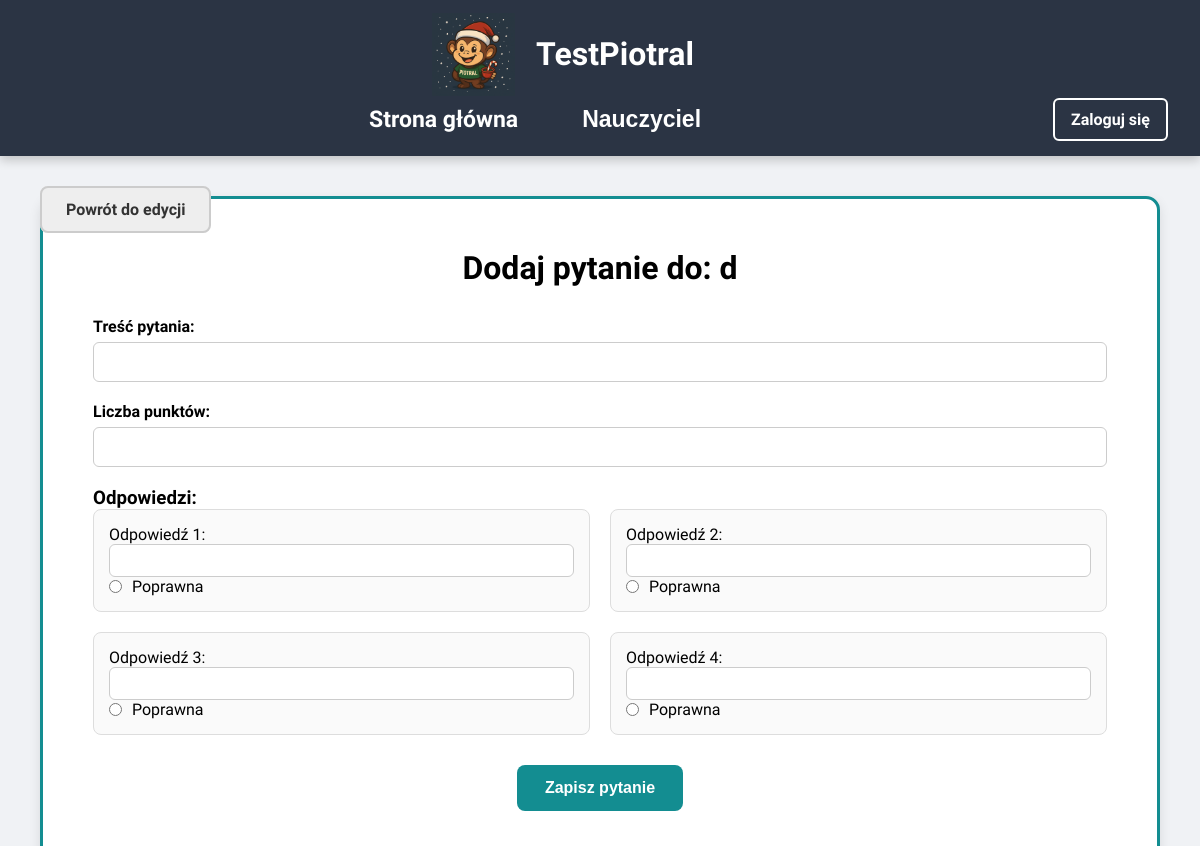
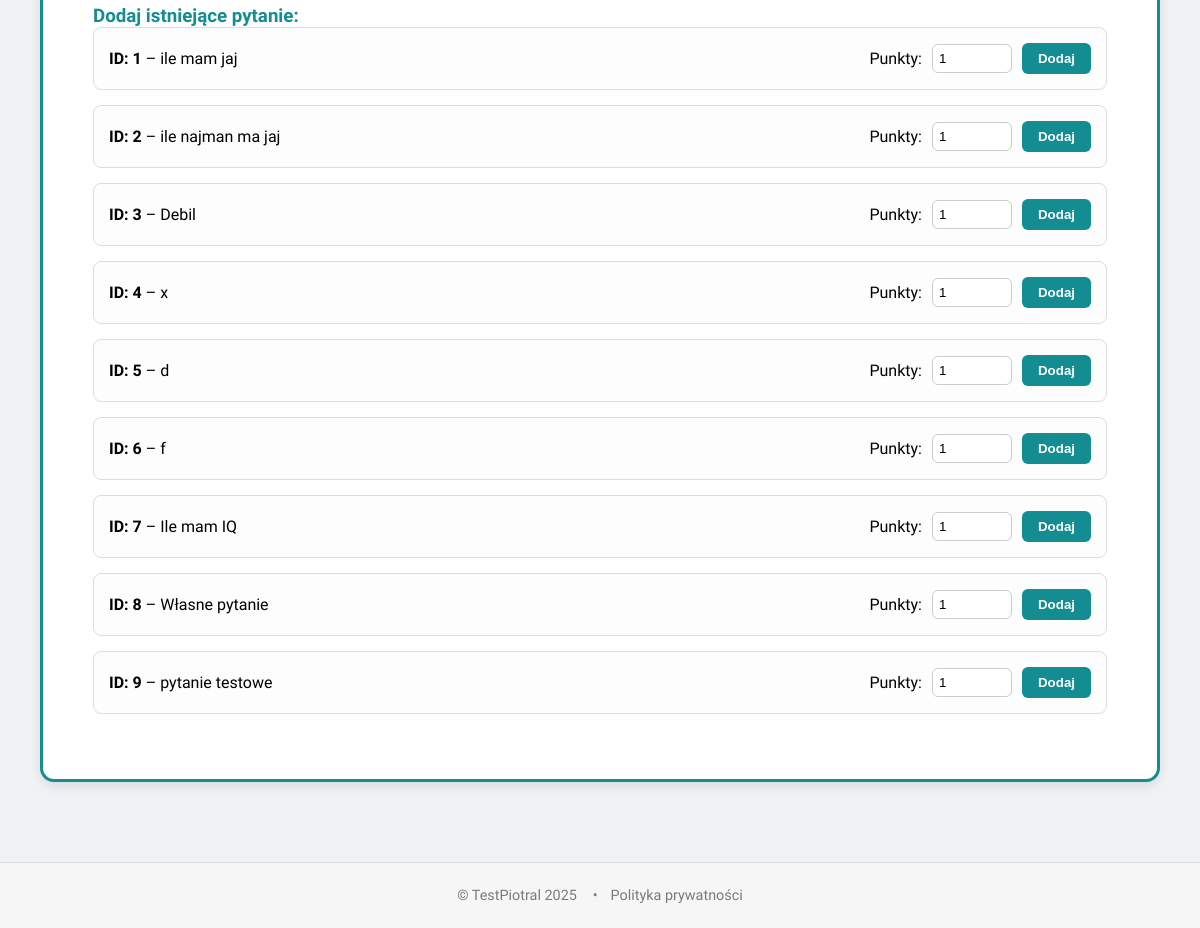
The app's page /teacher/tests/2/add_question with its own data (2 pictures, top to bottom).
### models.py (models this page shows, shortened)
class Test(db.Model):
    __tablename__ = 'tests'
    id = db.Column(db.Integer, primary_key=True, autoincrement=True)
    title = db.Column(db.String(100), nullable=False)
    description = db.Column(db.String, nullable=False)
    teacher_id = db.Column(db.Integer, db.ForeignKey('user_info.id'), nullable=False)
    teacher = db.relationship('UserInfo', backref='tests')
    subject_id = db.Column(db.Integer, db.ForeignKey('subjects.id'), nullable=False)
    subject = db.relationship('Subject', backref='tests')
    groups = db.relationship('Group', secondary='test_groups', backref='tests')

class Question(db.Model):
    __tablename__ = 'questions'
    id = db.Column(db.Integer, primary_key=True)
    text = db.Column(db.String, nullable=False)

### app.py (the view, shortened to what this page needs)
@app.route('/teacher/tests/<int:test_id>/add_question', methods=['GET', 'POST'])
def add_question_to_test(test_id):
    test = Test.query.get_or_404(test_id)
    existing_questions = Question.query.all()
    return render_template('add_question.html', test=test, existing_questions=existing_questions)

### templates/add_question.html (shortened to what this page needs)
{% extends "base.html" %}
{% set page_class = "teacher-page" %}
{% block head %}
  <link rel="stylesheet" href="{{ url_for('static', filename='css/teacher.css') }}">
  <link rel="stylesheet" href="{{ url_for('static', filename='css/style.css') }}">
{% endblock %}
{% block body %}
<div class="page-container">
  {% include "components/navbar.html" %}
  <div class="return-btn-wrapper">
    <a href="{{ url_for('edit_test', test_id=test.id) }}" class="back-btn">Powrót do edycji</a>
  </div>
  <div class="main-layout">
    <div class="panel">
      <h2>Dodaj pytanie do: {{ test.title }}</h2>
      <form method="post">
        <div class="form-group">
          <label>Treść pytania:</label>
          <input type="text" name="question_text" required>
        </div>
        <div class="form-group">
          <label>Liczba punktów:</label>
          <input type="number" name="points" min="1" required>
        </div>
        <h3>Odpowiedzi:</h3>
        <div class="answers-grid">
          {% for i in range(1,5) %}
          <div class="answer-card">
            <label>Odpowiedź {{ i }}:</label>
            <input type="text" name="answer_{{ i }}" style="width:100%;padding:8px;border:1px solid #ccc;border-radius:6px;">
            <label>
              <input type="radio" name="is_correct" value="{{ i }}"> Poprawna
            </label>
          </div>
          {% endfor %}
        </div>
        <div style="text-align:center;">
          <button type="submit" class="btn-submit">Zapisz pytanie</button>
        </div>
      </form>
      <div class="existing-section">
        <h3>Dodaj istniejące pytanie:</h3>
        {% for q in existing_questions %}
        <div class="existing-card">
          <div>
            <strong>ID: {{ q.id }}</strong> – {{ q.text }}
          </div>
          <form method="post">
            <label>Punkty:</label>
            <input type="number" name="points" value="1" min="1" required>
            <button type="submit">Dodaj</button>
          </form>
        </div>
        {% endfor %}
      </div>
    </div>
  </div>
</div>
<footer class="footer">
  <div class="footer-container">
    <p>© TestPiotral 2025</p>
    <ul class="footer-links"><li>•</li><li><a href="#">Polityka prywatności</a></li></ul>
  </div>
</footer>
{% endblock %}

### static/css/style.css (style rules this page uses)
* { margin: 0; padding: 0; box-sizing: border-box; }
.footer { background-color: #f6f6f6; padding: 1.5rem 2rem; font-size: 0.9rem; color: #7a7a7a; border-top: 1px solid #ddd; }
.footer-container { display: flex; justify-content: center; align-items: center; flex-wrap: wrap; gap: 1rem; }
.footer-links { display: flex; list-style: none; gap: 0.8rem; margin: 0; padding: 0; }
.footer-links a { text-decoration: none; color: #7a7a7a; transition: color 0.2s ease; }
body:not(.auth-page) { padding-top: 100px; }

### static/css/teacher.css (style rules this page uses)
* { margin: 0; padding: 0; box-sizing: border-box; }
.footer { background-color: #2b3444; color: white; text-align: center; padding: 1.5rem 1rem; width: 100%; font-size: 0.9rem; }
.footer-container { display: flex; justify-content: center; align-items: center; flex-wrap: wrap; gap: 1rem; }
.footer-links { display: flex; list-style: none; gap: 0.8rem; margin: 0; padding: 0; }
.footer-links a { text-decoration: none; color: #7a7a7a; transition: color 0.2s ease; }

### templates/base.html (style rules this page uses)
body { font-family: 'Segoe UI', Tahoma, Geneva, Verdana, sans-serif; margin: 0; padding: 0; box-sizing: border-box; background-color: #f5f7fa; }

### templates/add_question.html (style rules this page uses)
html, body { margin:0; padding:0; height:100%; }
.page-container { display:flex; flex-direction:column; min-height:100vh; background:#f0f2f5; position:relative; }
.return-btn-wrapper { position:absolute; top:100px; left:40px; z-index:10; }
.back-btn { background:#eeeeee; color:#333; padding:12px 24px; border-radius:8px; font-weight:bold; text-decoration:none; border:2px solid #ccc; transition:transform .2s, background .2s; }
.main-layout { flex:1; display:flex; justify-content:center; padding:6rem 40px 80px; }
.panel { width:100%; max-width:1200px; background:white; border:3px solid #138d91; border-radius:14px; box-shadow:0 4px 12px rgba(0,0,0,0.1); padding:50px; box-sizing:border-box; }
.panel h2 { font-size:32px; color:#000; text-align:center; margin-bottom:30px; font-weight:700; }
.form-group { margin-bottom:20px; }
.form-group label { display:block; font-weight:600; margin-bottom:6px; }
.form-group input[type="text"], .form-group input[type="number"], .form-group select { width:100%; padding:10px; font-size:16px; border:1px solid #ccc; border-radius:6px; box-sizing:border-box; }
.answers-grid { display:grid; grid-template-columns: repeat(2, 1fr); gap:20px; margin-bottom:30px; }
.answer-card { padding:15px; border:1px solid #ddd; border-radius:8px; background:#fafafa; transition:box-shadow .2s; }
.answer-card label { font-weight:500; display:flex; align-items:center; gap:10px; }
.btn-submit { background:#138d91; color:white; padding:14px 28px; border:none; border-radius:8px; font-size:16px; font-weight:bold; cursor:pointer; transition:background .2s, transform .1s; display:inline-block; }
.existing-section h3 { margin-top:40px; color:#138d91; }
.existing-card { border:1px solid #ddd; border-radius:8px; padding:15px; margin-bottom:15px; display:flex; justify-content:space-between; align-items:center; background:#fdfdfd; transition:box-shadow .2s; }
.existing-card form { display:flex; align-items:center; gap:10px; }
.existing-card input[type="number"] { width:80px; padding:6px; border:1px solid #ccc; border-radius:6px; }
.existing-card button { background:#138d91; color:white; border:none; padding:8px 16px; border-radius:6px; font-weight:bold; transition:background .2s; }
.footer { background:#f6f6f6; padding:1.5rem 2rem; font-size:0.9rem; color:#7a7a7a; border-top:1px solid #ddd; }
.footer-container { display:flex; justify-content:center; align-items:center; gap:1rem; }
.footer-links { display:flex; gap:0.8rem; list-style:none; margin:0; padding:0; }
.footer-links a { text-decoration:none; color:#7a7a7a; transition:color .2s; }

### records on screen
Test: title "d"
Question: id "1", text "ile mam jaj"
Question: id "2", text "ile najman ma jaj"
Question: id "3", text "Debil"
Question: id "4", text "x"
Question: id "5", text "d"
Question: id "6", text "f"
Question: id "7", text "Ile mam IQ"
Question: id "8", text "Własne pytanie"
Question: id "9", text "pytanie testowe"

### other values on screen
{{ i }} "1" "2" "3" "4"
